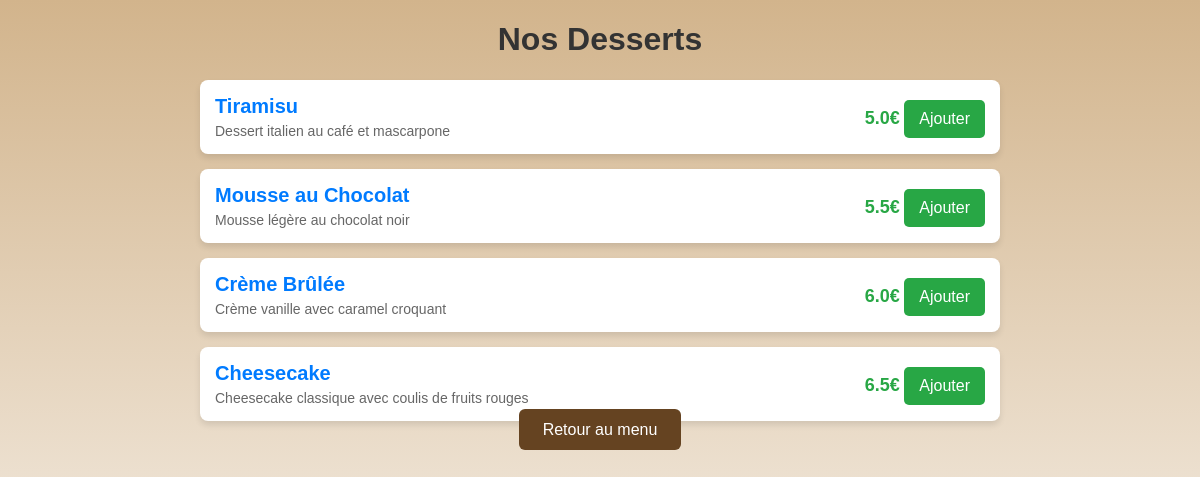
Page /menu/dessert on the committed database.
### app.py (models this page shows)
class Product(db.Model):
    id = db.Column(db.Integer, primary_key=True)
    nom = db.Column(db.String(100), nullable=False)
    description = db.Column(db.Text, nullable=False)
    prix = db.Column(db.Float, nullable=False)
    type = db.Column(db.String(50), nullable=False)

### app.py (the view)
@app.route('/menu/dessert')
def menu_dessert():
    dessert = Product.query.filter_by(type='dessert').all()
    return render_template('menu/dessert.html', dessert=dessert)

### templates/menu/dessert.html (shortened to what this page needs)
<!DOCTYPE html>
<html>
<head>
    <link rel="stylesheet" href="{{ url_for('static', filename='style.css') }}">
</head>
<body>
    <div class="product-container">
        <h1>Nos Desserts</h1>
        <div class="product-list">
            {% for x in dessert %}
            <div class="product-item">
                <div class="product-info">
                    <h2>{{ x.nom }}</h2>
                    <p>{{ x.description }}</p>
                </div>
                <div class="product-price">
                    <span>{{ x.prix }}€</span>
                    <a href="{{ url_for('add_to_cart', product_id=x.id) }}" class="btn-add">Ajouter</a>
                </div>
            </div>
            {% endfor %}
        </div>
        <a href="{{ url_for('menu') }}" class="btn-primary">Retour au menu</a>
    </div>
</body>
</html>

### static/style.css (style rules this page uses)
body { font-family: Arial, sans-serif; margin: 0; padding: 0; background: linear-gradient(to bottom, #D2B48C, #ffffff); color: #333; min-height: 100vh; }
.product-list { display: flex; flex-direction: column; gap: 15px; }
.product-item { display: flex; justify-content: space-between; align-items: center; background: white; padding: 15px; border-radius: 8px; box-shadow: 0px 4px 6px rgba(0, 0, 0, 0.1); }
.product-info { text-align: left; }
.product-info h2 { font-size: 20px; margin: 0; color: #007bff; }
.product-info p { font-size: 14px; color: #666; margin: 5px 0 0; }
.product-price span { font-size: 18px; font-weight: bold; color: #28a745; }
.product-container { width: 80%; max-width: 800px; margin: 20px auto; text-align: center; }
.btn-primary { background-color: #654321; color: white; padding: 12px 24px; border-radius: 6px; text-decoration: none; transition: background-color 0.3s ease; }
.btn, .btn-add, .btn-remove, .btn-clear { display: inline-block; padding: 10px 15px; margin-top: 5px; text-decoration: none; border-radius: 5px; transition: background 0.3s; }
.btn-add { background: #28a745; color: white; }

### rows in the picture
Product: nom "Tiramisu", description "Dessert italien au café et mascarpone", prix "5.0"
Product: nom "Mousse au Chocolat", description "Mousse légère au chocolat noir", prix "5.5"
Product: nom "Crème Brûlée", description "Crème vanille avec caramel croquant", prix "6.0"
Product: nom "Cheesecake", description "Cheesecake classique avec coulis de fruits rouges", prix "6.5"
